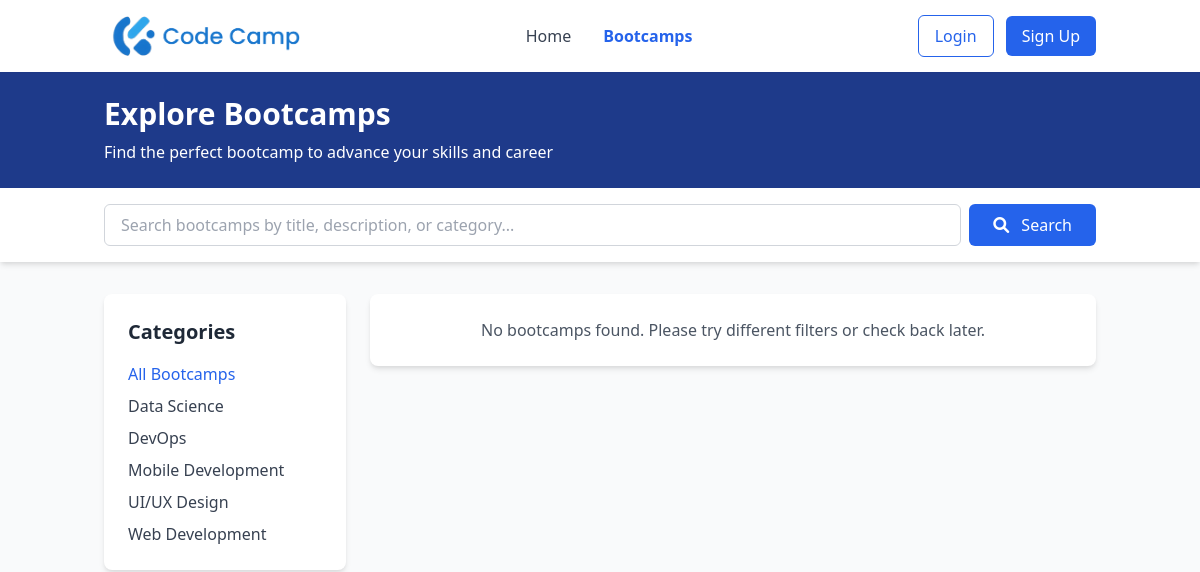
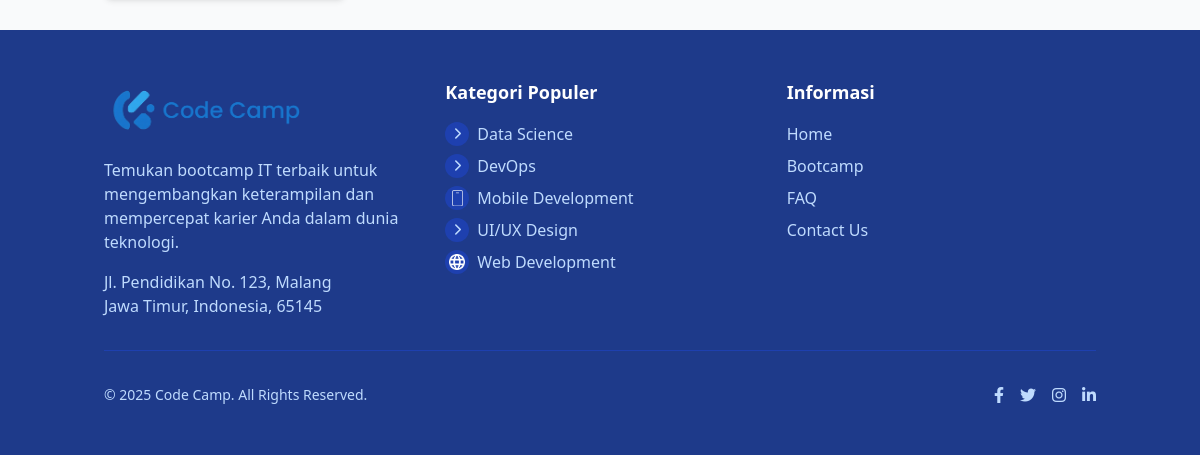
The page /index.php?action=bootcamps&page=4 on the database as committed earlier (2 pictures, top to bottom).
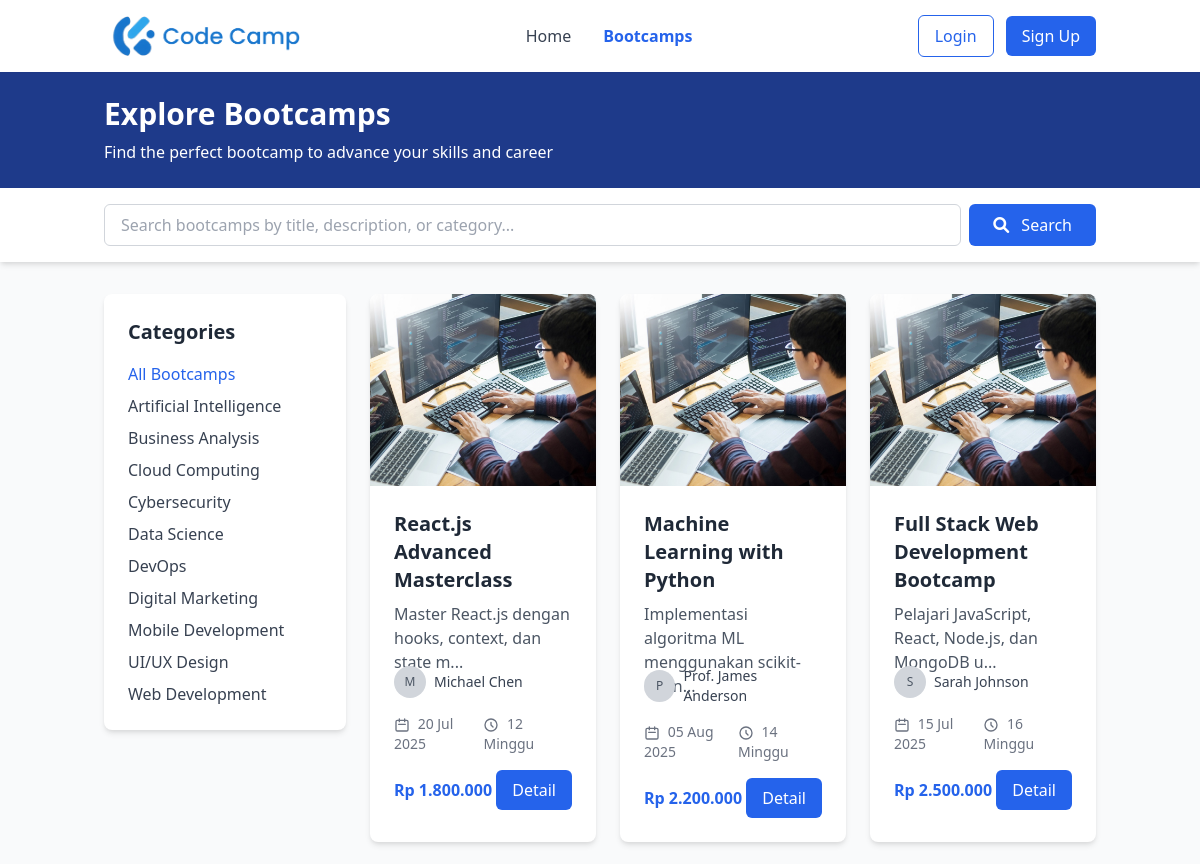
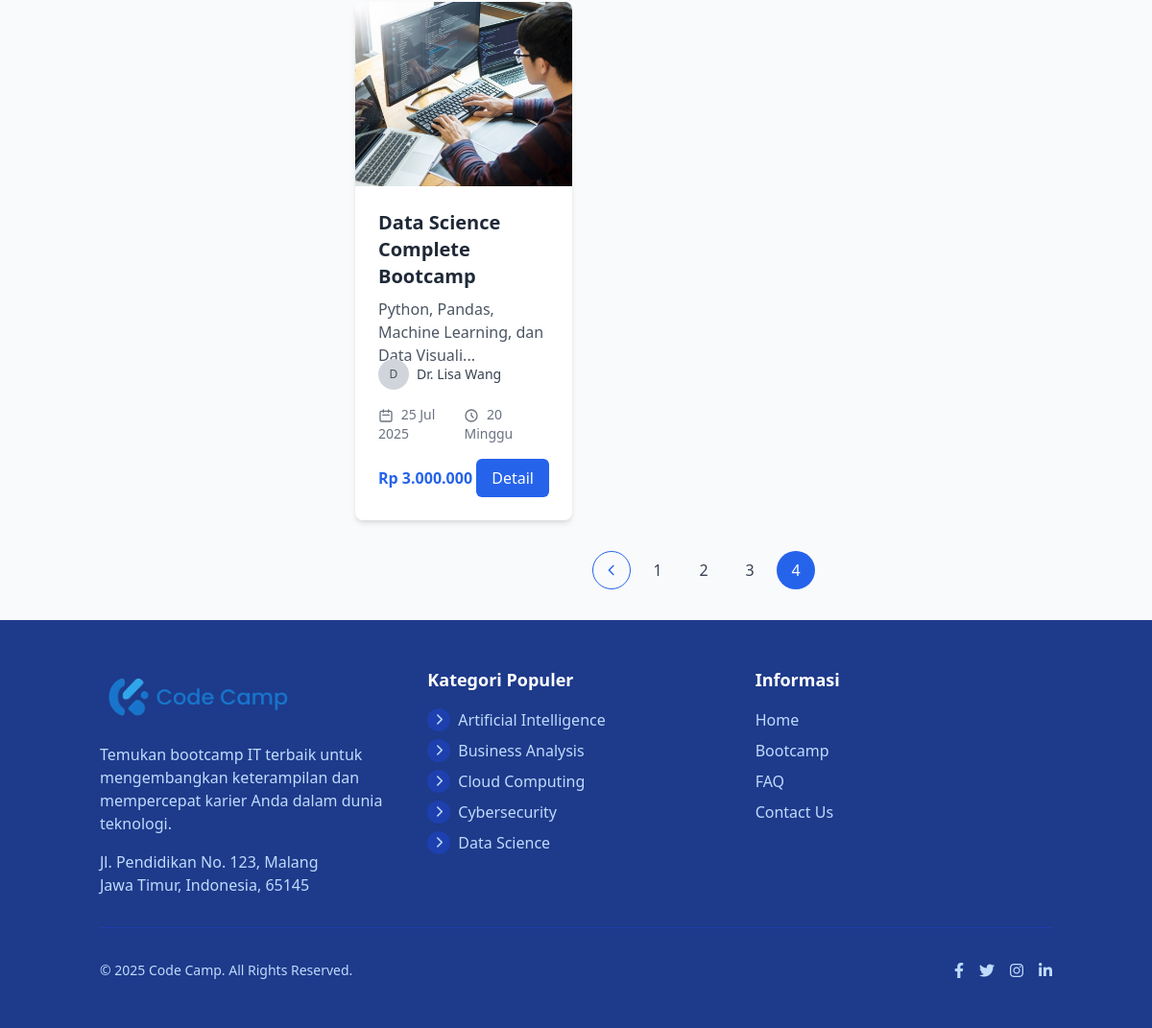
The same page on the database as committed later (2 pictures, top to bottom).
### tables this page shows
CREATE TABLE IF NOT EXISTS categories (
    id INT AUTO_INCREMENT PRIMARY KEY,
    name VARCHAR(100) NOT NULL UNIQUE,  
    slug VARCHAR(100) NOT NULL UNIQUE,  
    icon VARCHAR(255) DEFAULT NULL,  
    description TEXT DEFAULT NULL,  
    status ENUM('active', 'inactive') DEFAULT 'active',  
    sort_order INT DEFAULT 0,  
    created_at DATETIME NOT NULL DEFAULT CURRENT_TIMESTAMP,  
    updated_at DATETIME DEFAULT CURRENT_TIMESTAMP ON UPDATE CURRENT_TIMESTAMP,  
    
     
    INDEX idx_categories_slug (slug),
    INDEX idx_categories_status (status),
    INDEX idx_categories_sort (sort_order)
);

CREATE TABLE IF NOT EXISTS bootcamps (
    id INT AUTO_INCREMENT PRIMARY KEY,
    title VARCHAR(255) NOT NULL,
    slug VARCHAR(255) NOT NULL UNIQUE,  
    description TEXT DEFAULT NULL,  
    category_id INT NOT NULL,
    instructor_name VARCHAR(100) NOT NULL,
    instructor_photo VARCHAR(255) DEFAULT NULL,  
    price DECIMAL(10, 2) NOT NULL DEFAULT 0.00,  
    discount_price DECIMAL(10, 2) DEFAULT NULL,  
    start_date DATE DEFAULT NULL,  
    duration VARCHAR(50) DEFAULT NULL,  
    image VARCHAR(255) DEFAULT NULL,  
    status ENUM('active', 'upcoming', 'closed', 'draft') DEFAULT 'draft',  
    featured TINYINT(1) DEFAULT 0,  
    max_participants INT DEFAULT NULL,  
    current_participants INT DEFAULT 0,  
    created_at DATETIME NOT NULL DEFAULT CURRENT_TIMESTAMP,  
    updated_at DATETIME DEFAULT CURRENT_TIMESTAMP ON UPDATE CURRENT_TIMESTAMP,  
    
     
    FOREIGN KEY (category_id) REFERENCES categories(id) ON DELETE RESTRICT ON UPDATE CASCADE,
    
     
    INDEX idx_bootcamps_slug (slug),
    INDEX idx_bootcamps_category (category_id),
    INDEX idx_bootcamps_status (status),
    INDEX idx_bootcamps_featured (featured),
    INDEX idx_bootcamps_start_date (start_date)
);

### controllers/BootcampController.php (called while the page is built, shortened)
<?php
require_once 'models/Bootcamp.php';
require_once 'models/Category.php';
require_once 'config/database.php';
class BootcampController {
    private $bootcamp;
    private $category;
    public function __construct() {
        $this->database = new Database();
        $this->db = $this->database->getConnection();
        $this->bootcamp = new Bootcamp($this->db);
        $this->category = new Category($this->db);
    }
    public function index() {
        $page = isset($_GET['page']) ? (int)$_GET['page'] : 1;
        $limit = 8;
        $offset = ($page - 1) * $limit;
        $stmt = $this->bootcamp->readAll($limit, $offset);
        $bootcamps = $stmt->fetchAll(PDO::FETCH_ASSOC);
        $categoryStmt = $this->category->readAll();
        $categories = $categoryStmt->fetchAll(PDO::FETCH_ASSOC);
        $total_bootcamps = $this->bootcamp->countAll();
        $total_pages = ceil($total_bootcamps / $limit);
        include_once 'views/bootcamp/index.php';
    }
}
?>

### config/database.php (called while the page is built, shortened)
<?php
class Database {
    private $host = "localhost";
    private $db_name = "code_camp";
    private $username = "root";
    private $password = "rahasia";
    public function getConnection() {
        $this->conn = null;
        try {
            $this->conn = new PDO(
                "mysql:host=" . $this->host . ";dbname=" . $this->db_name,
                $this->username,
                $this->password
            );
            $this->conn->setAttribute(PDO::ATTR_ERRMODE, PDO::ERRMODE_EXCEPTION);
            $this->conn->exec("set names utf8");
        } catch(PDOException $exception) {
            echo "Connection error: " . $exception->getMessage();
        }
        return $this->conn;
    }
}
?>

### models/Category.php (called while the page is built, shortened)
<?php
require_once 'config/database.php';
class Category {
    private $conn;
    private $table_name = "categories";
    public function __construct($db) {
        $this->conn = $db;
    }
    public function readAll() {
        $query = "SELECT * FROM " . $this->table_name . " ORDER BY name ASC";
        $stmt = $this->conn->prepare($query);
        $stmt->execute();
        return $stmt;
    }
}
?>

### models/BootCamp.php (called while the page is built, shortened)
<?php
require_once 'config/database.php';
class Bootcamp
{
    private $conn;
    private $table_name = "bootcamps";
    public function __construct($db)
    {
        $this->conn = $db;
    }
    public function readAll($limit = 10, $offset = 0)
    {
        $query = "SELECT b.*, c.name as category_name
                FROM " . $this->table_name . " b
                LEFT JOIN categories c ON b.category_id = c.id
                WHERE b.status = 'active'
                ORDER BY b.created_at DESC
                LIMIT ? OFFSET ?";
        $stmt = $this->conn->prepare($query);
        $stmt->bindParam(1, $limit, PDO::PARAM_INT);
        $stmt->bindParam(2, $offset, PDO::PARAM_INT);
        $stmt->execute();
        return $stmt;
    }
    public function countAll()
    {
        $query = "SELECT COUNT(*) as total FROM " . $this->table_name . " WHERE status = 'active'";
        $stmt = $this->conn->prepare($query);
        $stmt->execute();
        $row = $stmt->fetch(PDO::FETCH_ASSOC);
        return $row['total'];
    }
}

### views/bootcamp/index.php (the view, shortened to what the changed rows need)
<?php
include_once 'views/includes/header.php';
?>
<div class="bg-blue-900 text-white py-6">
    <div class="container mx-auto px-4">
        <h1 class="text-3xl font-bold">Explore Bootcamps</h1>
    </div>
</div>
<div class="container mx-auto px-4 py-8">
    <div class="flex flex-col md:flex-row gap-6">
        <div class="md:w-1/4">
            <div class="bg-white rounded-lg shadow-md p-6">
                <h2 class="text-xl font-bold text-gray-800 mb-4">Categories</h2>
                <div class="space-y-2">
                    <a href="index.php?action=bootcamps" class="block text-blue-600 font-medium hover:underline">All Bootcamps</a>
                    <?php foreach ($categories as $category): ?>
                        <a href="index.php?action=bootcamp_category&id=<?php echo $category['id']; ?>"
                            class="block text-gray-700 hover:text-blue-600 transition-colors">
                            <?php echo htmlspecialchars($category['name']); ?>
                        </a>
                    <?php endforeach; ?>
                </div>
            </div>
        </div>
        <div class="md:w-3/4">
            <?php if (empty($bootcamps)): ?>
                <div class="bg-white rounded-lg shadow-md p-6 text-center">
                    <p class="text-gray-600">No bootcamps found. Please try different filters or check back later.</p>
                </div>
            <?php else: ?>
                <div class="grid grid-cols-1 md:grid-cols-2 lg:grid-cols-3 gap-6">
                    <?php foreach ($bootcamps as $bootcamp): ?>
                        <div class="bg-white rounded-lg overflow-hidden shadow-md hover:shadow-lg transition-shadow duration-300">
                            <?php if (!empty($bootcamp['image'])): ?>
                                <img src="assets/images/ngoding.jpg"
                                    alt="<?php echo htmlspecialchars($item['title']); ?>"
                                    class="w-full h-48 object-cover">
                            <?php else: ?>
                                <div class="w-full h-48 bg-gray-200 flex items-center justify-center">
                                    <span class="text-gray-500">No image available</span>
                                </div>
                            <?php endif; ?>
                            <div class="p-6">
                                <div class="flex justify-between items-start mb-2">
                                    <h3 class="text-xl font-bold text-gray-800">
                                        <?php echo htmlspecialchars($bootcamp['title']); ?>
                                    </h3>
                                </div>
                                <p class="text-gray-600 mb-4 line-clamp-2 h-12">
                                    <?php echo htmlspecialchars(substr($bootcamp['description'], 0, 50)) . '...'; ?>
                                </p>
                                <div class="flex items-center mb-4">
                                    <?php if (!empty($bootcamp['instructor_photo'])): ?>
                                        <div class="w-8 h-8 rounded-full bg-gray-300 flex items-center justify-center mr-2">
                                            <span class="text-gray-600 text-xs font-medium">
                                                <?php echo strtoupper(substr($bootcamp['instructor_name'], 0, 1)); ?>
                                            </span>
                                        </div>
                                    <?php endif; ?>
                                    <span class="text-sm text-gray-700">
                                        <?php echo htmlspecialchars($bootcamp['instructor_name']); ?>
                                    </span>
                                </div>
                                <div class="flex justify-between text-sm text-gray-500 mb-4">
                                    <div>
                                        <svg class="w-4 h-4 inline mr-1" fill="none" stroke="currentColor" viewBox="0 0 24 24" xmlns="http://www.w3.org/2000/svg">
                                            <path stroke-linecap="round" stroke-linejoin="round" stroke-width="2" d="M8 7V3m8 4V3m-9 8h10M5 21h14a2 2 0 002-2V7a2 2 0 00-2-2H5a2 2 0 00-2 2v12a2 2 0 002 2z"></path>
                                        </svg>
                                        <?php echo date('d M Y', strtotime($bootcamp['start_date'])); ?>
                                    </div>
                                    <div>
                                        <svg class="w-4 h-4 inline mr-1" fill="none" stroke="currentColor" viewBox="0 0 24 24" xmlns="http://www.w3.org/2000/svg">
                                            <path stroke-linecap="round" stroke-linejoin="round" stroke-width="2" d="M12 8v4l3 3m6-3a9 9 0 11-18 0 9 9 0 0118 0z"></path>
                                        </svg>
                                        <?php echo htmlspecialchars($bootcamp['duration']); ?>
                                    </div>
                                </div>
                                <div class="flex items-center justify-between">
                                    <div>
                                        <span class="text-blue-600 font-bold">
                                            Rp <?php echo number_format($bootcamp['price'], 0, ',', '.'); ?>
                                        </span>
                                    </div>
                                    <a href="index.php?action=bootcamp_detail&id=<?php echo $bootcamp['id']; ?>"
                                        class="px-4 py-2 bg-blue-600 text-white rounded-md hover:bg-blue-700 transition-colors">
                                        Detail
                                    </a>
                                </div>
                            </div>
                        </div>
                    <?php endforeach; ?>
                </div>
                <?php if ($total_pages > 1): ?>
                    <div class="flex justify-center mt-8">
                        <?php if ($page > 1): ?>
                            <a href="index.php?action=bootcamps&page=<?php echo $page - 1; ?>"
                                class="w-10 h-10 mx-1 flex items-center justify-center rounded-full border border-blue-600 text-blue-600 hover:bg-blue-50">
                                <svg class="w-4 h-4" fill="none" stroke="currentColor" viewBox="0 0 24 24" xmlns="http://www.w3.org/2000/svg">
                                    <path stroke-linecap="round" stroke-linejoin="round" stroke-width="2" d="M15 19l-7-7 7-7"></path>
                                </svg>
                            </a>
                        <?php endif; ?>
                        <?php for ($i = 1; $i <= $total_pages; $i++): ?>
                            <?php if ($i == $page): ?>
                                <span class="w-10 h-10 mx-1 flex items-center justify-center rounded-full bg-blue-600 text-white">
                                    <?php echo $i; ?>
                                </span>
                            <?php else: ?>
                                <a href="index.php?action=bootcamps&page=<?php echo $i; ?>"
                                    class="w-10 h-10 mx-1 flex items-center justify-center rounded-full text-gray-700 hover:bg-blue-50">
                                    <?php echo $i; ?>
                                </a>
                            <?php endif; ?>
                        <?php endfor; ?>
                    </div>
                <?php endif; ?>
            <?php endif; ?>
        </div>
    </div>
</div>
<?php
include_once 'views/includes/footer.php';
?>

### views/includes/footer.php (shortened to what the changed rows need)
    <footer class="bg-blue-900 text-white">
        <div class="container mx-auto px-4 py-12">
            <div class="grid grid-cols-1 md:grid-cols-3 gap-8">
                <div>
                    <ul class="space-y-2">
                        <?php foreach (array_slice($categories, 0, 5) as $category): ?>
                            <li class="flex items-center">
                                <div class="w-6 h-6 mr-2 bg-blue-800 rounded-full flex items-center justify-center">
                                    <?php
                                    $icon_name = strtolower(str_replace([' ', '/', '&'], ['-', '-', 'and'], $category['name']));
                                    $icon_mapping = [
                                        'web-development' => 'web.png',
                                        'mobile-development' => 'mobile.png',
                                        'data-science' => 'data.png',
                                        'digital-marketing' => 'marketing.png',
                                        'ui-ux-design' => 'design.png',
                                        'uiand-ux-design' => 'design.png'
                                    ];
                                    $icon_path = null;
                                    if (file_exists((isset($base_url) ? $base_url : '') . "assets/images/icons/{$icon_name}.png")) {
                                        $icon_path = (isset($base_url) ? $base_url : '') . "assets/images/icons/{$icon_name}.png";
                                    } elseif (isset($icon_mapping[$icon_name]) && file_exists((isset($base_url) ? $base_url : '') . "assets/images/icons/" . $icon_mapping[$icon_name])) {
                                        $icon_path = (isset($base_url) ? $base_url : '') . "assets/images/icons/" . $icon_mapping[$icon_name];
                                    }
                                    if ($icon_path): ?>
                                        <img src="<?php echo $icon_path; ?>" alt="<?php echo htmlspecialchars($category['name']); ?>" class="w-4 h-4 object-contain filter brightness-0 invert">
                                    <?php else: ?>
                                        <i class="fas fa-chevron-right text-blue-200 text-xs"></i>
                                    <?php endif; ?>
                                </div>
                                <a href="<?php echo isset($base_url) ? $base_url : ''; ?>index.php?action=bootcamp_category&id=<?php echo $category['id']; ?>" class="text-blue-200 hover:text-white transition-colors">
                                    <?php echo htmlspecialchars($category['name']); ?>
                                </a>
                            </li>
                        <?php endforeach; ?>
                    </ul>
                </div>
            </div>
        </div>
    </footer>
</body>
</html>

Rows that differ between the two databases and show on the page:
no longer on one of the page's lists (row edited): categories: name "DevOps"
no longer on one of the page's lists (row edited): categories: name "Mobile Development"
no longer on one of the page's lists (row edited): categories: name "UI/UX Design"
no longer on one of the page's lists (row edited): categories: name "Web Development"
added categories: name "Artificial Intelligence"
added categories: name "Business Analysis"
added categories: name "Cloud Computing"
added categories: name "Cybersecurity"
added categories: name "Digital Marketing", shown under "Categories"
now on this page (row edited): bootcamps: title "React.js Advanced Masterclass", description "Master React.js dengan hooks, context, dan state m", instructor_name "M", instructor_name "Michael Chen", start_date "20 Jul 2025", duration "12 Minggu", price "1.800.000"
added bootcamps: title "Machine Learning with Python", description "Implementasi algoritma ML menggunakan…", instructor_name "P", instructor_name "Prof. James Anderson", start_date "05 Aug 2025", duration "14 Minggu", price "2.200.000"
now on this page (row edited): bootcamps: title "Full Stack Web Development Bootcamp", description "Pelajari JavaScript, React, Node.js, dan MongoDB u", instructor_name "S", instructor_name "Sarah Johnson", start_date "15 Jul 2025", duration "16 Minggu", price "2.500.000"
added bootcamps: title "Data Science Complete Bootcamp", description "Python, Pandas, Machine Learning, dan Data Visuali", instructor_name "D", instructor_name "Dr. Lisa Wang", start_date "25 Jul 2025", duration "20 Minggu", price "3.000.000"
Other text that changed with them:
new list line: "1"
new list line: "2"
new list line: "3"
new list line: "4"
text no longer shown: "No bootcamps found. Please try different filters or check back later."
